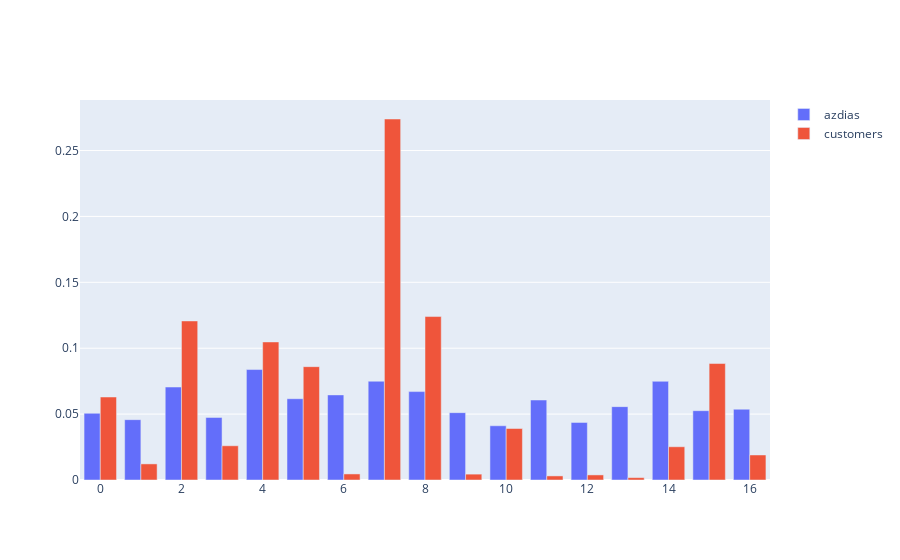

The notebook cell saved with this chart:
### Code cell
# Plot ratio of data in each cluster
azdias_labels = pipe_cluster.named_steps['km'].labels_
customers_labels = pipe_cluster.predict(df_customers_transformed)
unique_az, labels_az = np.unique(azdias_labels, return_counts=True)
azdias_counts = dict(zip(unique_az, labels_az/labels_az.sum()))

unique_cust, labels_cust = np.unique(customers_labels, return_counts=True)
customers_counts = dict(zip(unique_cust, labels_cust/labels_cust.sum()))

fig = go.Figure(data=[
    go.Bar(name='azdias', x=list(azdias_counts.keys()), y=list(azdias_counts.values())),
    go.Bar(name='customers', x=list(customers_counts.keys()), y=list(customers_counts.values()))
])

# Change the bar mode
fig.update_layout(barmode='group')
fig.show()

### Figure 1 — Plotly figure (JSON) as saved in the notebook; plotly's stock layout.template omitted (floating-point values rounded to 4 significant figures)
{"data": [{"name": "azdias", "type": "bar", "x": [0, 1, 2, 3, 4, 5, 6, 7, 8, 9, 10, 11, 12, 13, 14, 15, 16], "y": [0.05063, 0.04578, 0.07055, 0.04747, 0.08382, 0.06166, 0.06457, 0.07495, 0.06709, 0.05111, 0.04114, 0.0607, 0.04369, 0.05567, 0.07488, 0.0526, 0.0537]}, {"name": "customers", "type": "bar", "x": [0, 1, 2, 3, 4, 5, 6, 7, 8, 9, 10, 11, 12, 13, 14, 15, 16], "y": [0.06297, 0.01222, 0.1207, 0.02597, 0.1047, 0.086, 0.004596, 0.2739, 0.124, 0.004453, 0.03908, 0.003092, 0.003862, 0.001803, 0.02522, 0.08838, 0.01899]}], "layout": {"barmode": "group"}}
